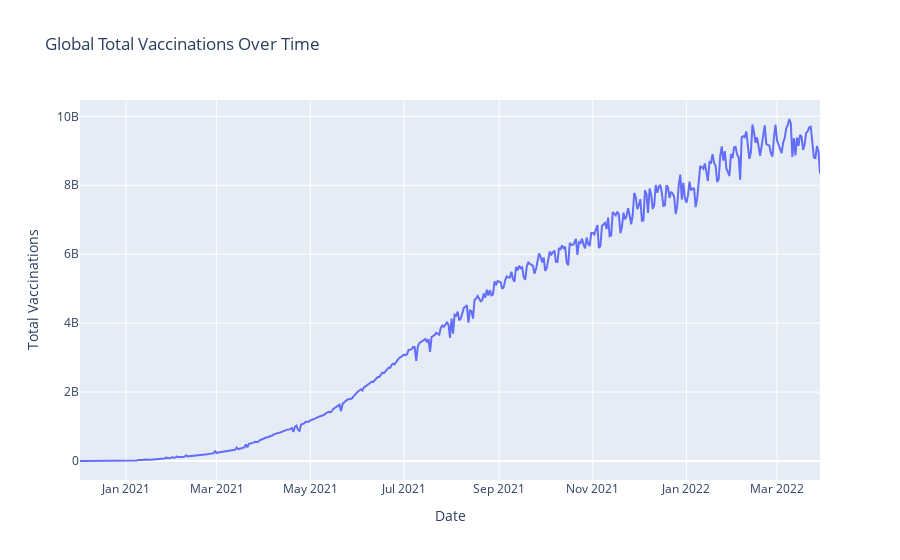

The cell this chart's notebook holds for it:
### Markdown cell above
## Global Vaccination Trend

### Code cell
import plotly.express as px

global_ts = df.groupby('date', as_index=False)['total_vaccinations'].sum()
fig = px.line(global_ts, x='date', y='total_vaccinations',
              title='Global Total Vaccinations Over Time',
              labels={'total_vaccinations': 'Total Vaccinations', 'date': 'Date'})
fig.show()

### Figure 1 — Plotly figure (JSON) as saved in the notebook; plotly's stock layout.template omitted (floating-point values rounded to 4 significant figures; data arrays with more than 128 entries replaced by an {"elided": "..."} marker saying what was removed)
{"data": [{"hovertemplate": "Date=%{x}<br>Total Vaccinations=%{y}<extra></extra>", "legendgroup": "", "line": {"color": "#636efa", "dash": "solid"}, "marker": {"symbol": "circle"}, "mode": "lines", "name": "", "orientation": "v", "showlegend": false, "type": "scatter", "x": {"elided": "483 str values"}, "xaxis": "x", "y": {"elided": "483 int values"}, "yaxis": "y"}], "layout": {"legend": {"tracegroupgap": 0}, "title": {"text": "Global Total Vaccinations Over Time"}, "xaxis": {"anchor": "y", "domain": [0, 1], "title": {"text": "Date"}}, "yaxis": {"anchor": "x", "domain": [0, 1], "title": {"text": "Total Vaccinations"}}}}
